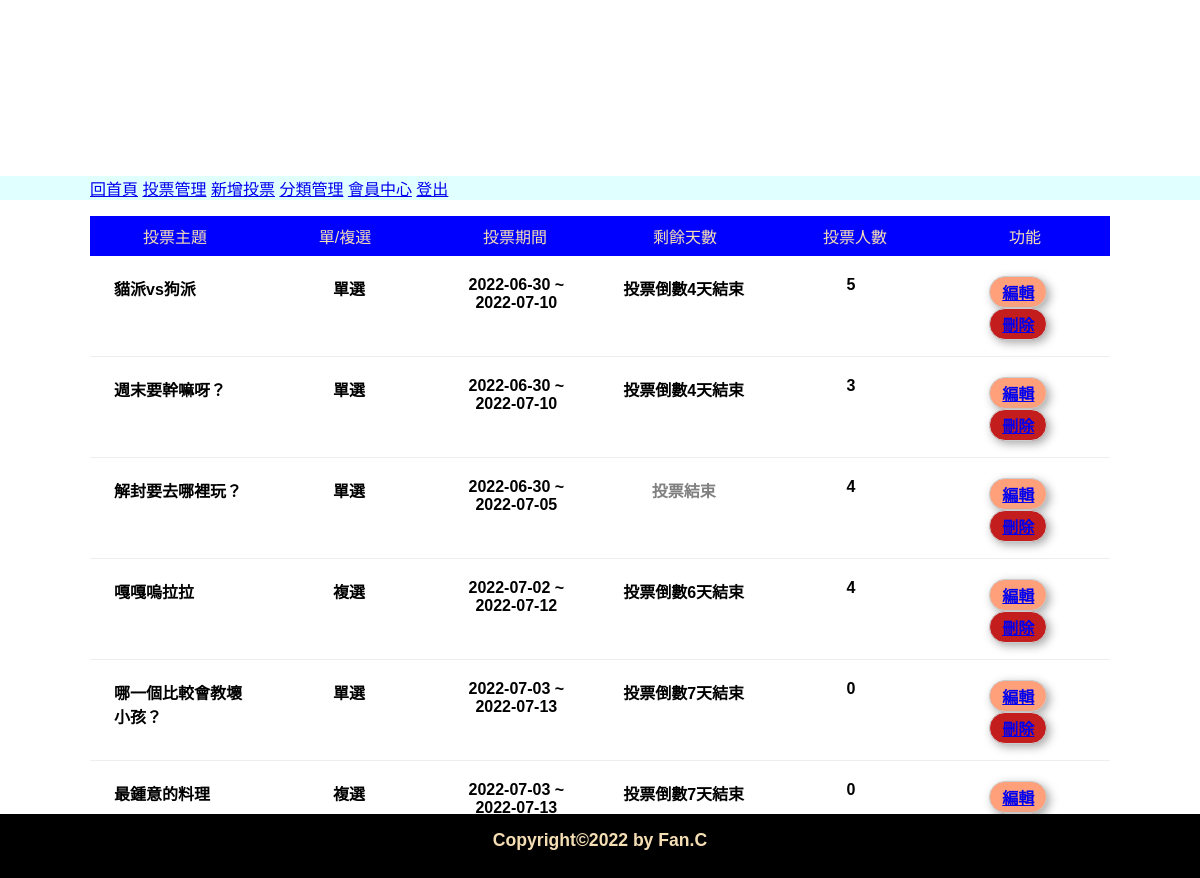
The page /back/list_admin.php on the database its author committed.
### tables this page shows
CREATE TABLE `subjects` (
  `id` int(11) UNSIGNED NOT NULL COMMENT '序號',
  `subject` varchar(128) NOT NULL COMMENT '主題描述',
  `type_id` int(11) UNSIGNED NOT NULL,
  `multiple` tinyint(1) NOT NULL DEFAULT 0 COMMENT '單/複選',
  `multi_limit` tinyint(2) NOT NULL DEFAULT 1 COMMENT '單/複選項目數',
  `start` date NOT NULL,
  `end` date NOT NULL,
  `total` int(11) UNSIGNED NOT NULL DEFAULT 0
);

### api/base.php (called while the page is built, shortened)
<?php
function pdo()
{
    $dsn = "mysql:host=localhost;charset=utf8;dbname=vote";
    return new PDO($dsn, 'root', '');
}
function all($table, ...$arg)
{
    $pdo = pdo();
    $sql = "SELECT * FROM $table ";
    return $pdo->query($sql)->fetchAll(PDO::FETCH_ASSOC);
}

### back/list_admin.php (the view, shortened to what this page needs)
<?php
include "../api/base.php";
?>
<!DOCTYPE html>
<html lang="en">
<head>
    <link rel="stylesheet" href="../css//basic.css">
    <link rel="stylesheet" href="../css/admin.css">
</head>
<body>
    <div id="header">
        <?php
        include "../layout/back_nav.php";
        ?>
    </div>
    <div id="container">
        <div>
            <ul>
                <li class="list-header">
                    <div>投票主題</div>
                    <div>單/複選</div>
                    <div>投票期間</div>
                    <div>剩餘天數</div>
                    <div>投票人數</div>
                    <div>功能</div>
                </li>
                <?php
                $subjects = all('subjects');
                foreach ($subjects as $subject) {
                    echo "<li class='list-items'>";
                    echo "<div>{$subject['subject']}</div>";
                    if ($subject['multiple'] == 0) {
                        echo "<div class='text-center'>單選</div>";
                    } else {
                        echo "<div class='text-center'>複選</div>";
                    }
                    echo "<div class='text-center'>";
                    echo $subject['start'] . " ~ " . $subject['end'];
                    echo "</div>";
                    echo "<div class='text-center'>";
                    $today = strtotime("now");
                    $end = strtotime($subject['end']);
                    if (($end - $today) > 0) {
                        $remain = floor(($end - $today) / (60 * 60 * 24));
                        echo "投票倒數" . $remain . "天結束";
                    } else {
                        echo "<span style='color:grey'>投票結束</span>";
                    }
                    echo "</div>";
                    echo "<div class='text-center'>{$subject['total']}</div>";
                    echo "<div class='text-center'>";
                    echo "<a class='edit' href='?do=edit&id={$subject['id']}'>編輯</a>";
                    echo "<a class='dele' href='?do=dele&id={$subject['id']}'>刪除</a>";
                    echo "</div>";
                    echo "</li>";
                }
                ?>
            </ul>
        </div>
    </div>
    <div>
        <?php
        include "../layout/footer.php";
        ?>
    </div>
</body>
</html>

### css/basic.css (style rules this page uses)
* { margin: 0; padding: 0; list-style-type: none; box-sizing: border-box; font-family: Arial, Helvetica, sans-serif; }
#header { width: 100%; height: 200px; position: relative; }
#container { width: 85%; min-width: 1000px; margin: auto; min-height: calc(100vh - 300px - 2.5rem); }
.text-center { text-align: center; }

### css/admin.css (style rules this page uses)
ul { margin: 1rem 0 1rem 0; }
.list-header { display: flex; justify-content: space-evenly; text-align: center; }
.list-header div { width: calc(100% / 6); padding: 0.5rem 1rem; background-color: blue; color: wheat; }
.list-items { display: flex; justify-content: space-evenly; padding: 0.5rem; margin: 0.25rem 0; border-bottom: 1px solid #eee; font-weight: bold; font-size: 1rem; }
.list-items div { width: calc(100% / 6); padding: 0.5rem 1rem; }
.edit { display: inline-block; padding: 3px 12px; border: 1px solid #ccc; border-radius: 1rem; background: lightsalmon; box-shadow: 3px 3px 10px #aaa; margin: 0 5px; }
.dele { display: inline-block; padding: 3px 12px; border: 1px solid #ccc; border-radius: 1rem; background: rgb(195, 29, 29); box-shadow: 3px 3px 10px #aaa; margin: 0 5px; }

### rows shown on the page
subjects: subject "貓派vs狗派", multiple "單選", start "2022-06-30", end "2022-07-10", total "5"
subjects: subject "週末要幹嘛呀？", multiple "單選", start "2022-06-30", end "2022-07-10", total "3"
subjects: subject "解封要去哪裡玩？", multiple "單選", start "2022-06-30", end "2022-07-05", shows "投票結束", total "4"
subjects: subject "嘎嘎嗚拉拉", multiple "複選", start "2022-07-02", end "2022-07-12", total "4"
subjects: subject "哪一個比較會教壞小孩？", multiple "單選", start "2022-07-03", end "2022-07-13", total "0"
subjects: subject "最鍾意的料理", multiple "複選", start "2022-07-03", end "2022-07-13", total "0"
